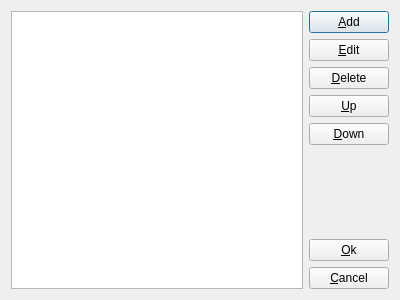
<?xml version="1.0" encoding="UTF-8"?>
<ui version="4.0">
 <class>ListEdit</class>
 <widget class="QDialog" name="ListEdit">
  <property name="geometry">
   <rect>
    <x>0</x>
    <y>0</y>
    <width>400</width>
    <height>300</height>
   </rect>
  </property>
  <property name="windowTitle">
   <string>Edit options</string>
  </property>
  <layout class="QHBoxLayout" name="horizontalLayout">
   <item>
    <widget class="QListWidget" name="list_widget"/>
   </item>
   <item>
    <layout class="QVBoxLayout" name="button_layout">
     <item>
      <widget class="QPushButton" name="add_button">
       <property name="text">
        <string>&amp;Add</string>
       </property>
      </widget>
     </item>
     <item>
      <widget class="QPushButton" name="edit_button">
       <property name="text">
        <string>&amp;Edit</string>
       </property>
      </widget>
     </item>
     <item>
      <widget class="QPushButton" name="delete_button">
       <property name="text">
        <string>&amp;Delete</string>
       </property>
      </widget>
     </item>
     <item>
      <widget class="QPushButton" name="up_button">
       <property name="text">
        <string>&amp;Up</string>
       </property>
      </widget>
     </item>
     <item>
      <widget class="QPushButton" name="down_button">
       <property name="text">
        <string>&amp;Down</string>
       </property>
      </widget>
     </item>
     <item>
      <spacer name="verticalSpacer">
       <property name="orientation">
        <enum>Qt::Vertical</enum>
       </property>
       <property name="sizeHint" stdset="0">
        <size>
         <width>20</width>
         <height>40</height>
        </size>
       </property>
      </spacer>
     </item>
     <item>
      <widget class="QPushButton" name="ok_button">
       <property name="text">
        <string>&amp;Ok</string>
       </property>
      </widget>
     </item>
     <item>
      <widget class="QPushButton" name="cancel_button">
       <property name="text">
        <string>&amp;Cancel</string>
       </property>
      </widget>
     </item>
    </layout>
   </item>
  </layout>
 </widget>
 <layoutdefault spacing="6" margin="11"/>
 <resources/>
 <connections/>
</ui>
